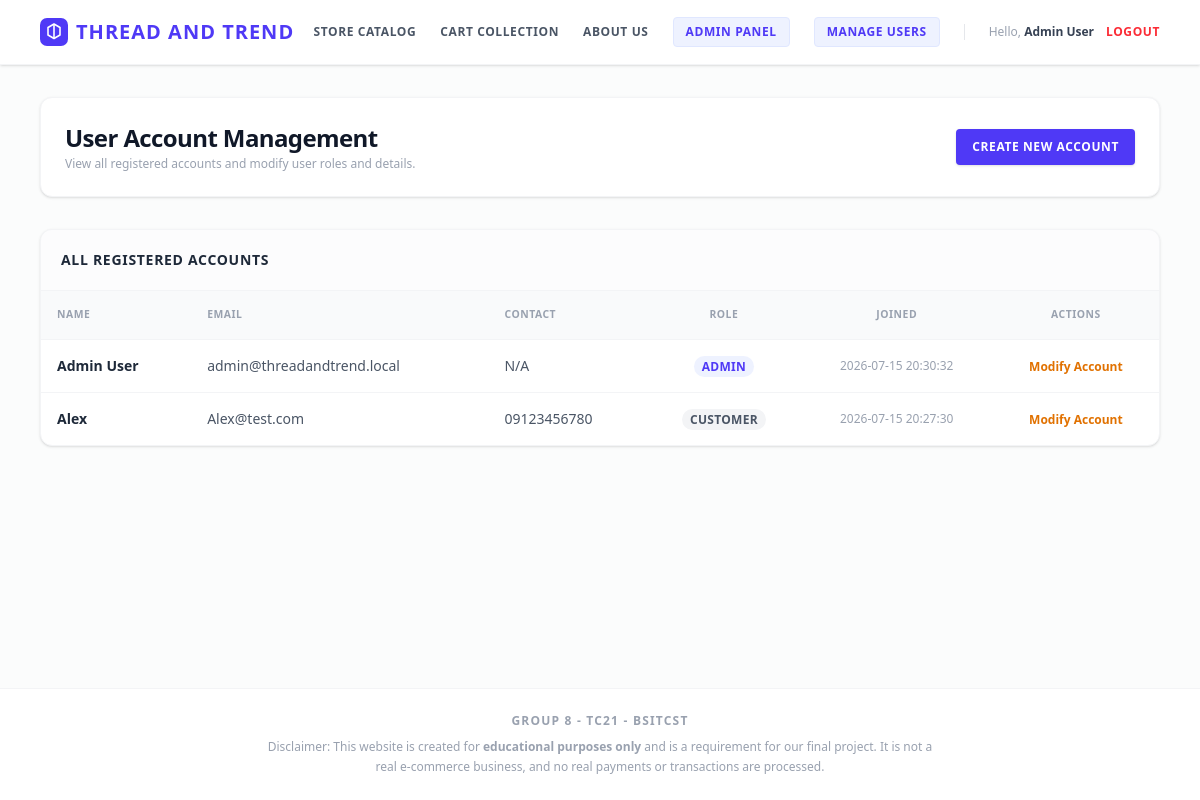
Page /manage_users.php (signed in) on the committed database.
### tables this page shows
CREATE TABLE `users` (
  `id` int(11) NOT NULL,
  `name` varchar(150) NOT NULL,
  `email` varchar(150) NOT NULL,
  `password` varchar(255) NOT NULL,
  `address` text NOT NULL,
  `contact` varchar(50) NOT NULL,
  `role` enum('customer','admin') DEFAULT 'customer',
  `created_at` timestamp NOT NULL DEFAULT current_timestamp()
);

### manage_users.php (the view, shortened to what this page needs)
<?php
include 'header.php';
$users_query = mysqli_query($conn, "SELECT id, name, email, address, contact, role, created_at FROM users ORDER BY created_at DESC");
?>
<div class="space-y-8">
    <div class="flex flex-col sm:flex-row justify-between items-start sm:items-center bg-white p-6 rounded-xl border border-gray-100 shadow-sm gap-4">
        <div>
            <h2 class="text-2xl font-extrabold text-gray-900 tracking-tight">User Account Management</h2>
            <p class="text-xs text-gray-400 mt-0.5">View all registered accounts and modify user roles and details.</p>
        </div>
        <a href="register.php" class="bg-indigo-600 hover:bg-indigo-700 text-white text-xs font-bold uppercase tracking-wider px-4 py-2.5 rounded shadow-sm">Create New Account</a>
    </div>
    <div class="bg-white rounded-xl border border-gray-100 shadow-sm overflow-hidden">
        <div class="p-5 border-b border-gray-100 bg-gray-50/50">
            <h3 class="font-bold text-gray-800 text-sm uppercase tracking-wider text-gray-500">All Registered Accounts</h3>
        </div>
        <div class="overflow-x-auto">
            <table class="w-full text-left border-collapse">
                <thead>
                    <tr class="bg-gray-50 text-gray-400 uppercase font-bold text-xxs tracking-wider border-b border-gray-100">
                        <th class="p-4">Name</th>
                        <th class="p-4">Email</th>
                        <th class="p-4">Contact</th>
                        <th class="p-4 text-center">Role</th>
                        <th class="p-4 text-center">Joined</th>
                        <th class="p-4 text-center">Actions</th>
                    </tr>
                </thead>
                <tbody class="divide-y divide-gray-100 text-sm text-gray-600">
                    <?php while ($u = mysqli_fetch_assoc($users_query)): ?>
                        <tr class="hover:bg-gray-50/25">
                            <td class="p-4 font-semibold text-gray-800"><?= htmlspecialchars($u['name']) ?></td>
                            <td class="p-4"><?= htmlspecialchars($u['email']) ?></td>
                            <td class="p-4"><?= htmlspecialchars($u['contact']) ?></td>
                            <td class="p-4 text-center">
                                <span class="text-xs px-2 py-0.5 rounded-full font-bold uppercase tracking-wide <?= $u['role'] === 'admin' ? 'bg-indigo-50 text-indigo-600' : 'bg-gray-100 text-gray-600' ?>">
                                    <?= htmlspecialchars($u['role']) ?>
                                </span>
                            </td>
                            <td class="p-4 text-center text-xs text-gray-400"><?= htmlspecialchars($u['created_at']) ?></td>
                            <td class="p-4 text-center">
                                <a href="edit_user.php?id=<?= $u['id'] ?>" class="text-xs text-amber-600 font-bold hover:underline">Modify Account</a>
                            </td>
                        </tr>
                    <?php endwhile; ?>
                </tbody>
            </table>
        </div>
    </div>
</div>
<?php include 'footer.php'; ?>

### header.php (style rules this page uses)
.text-xxs { font-size: 0.65rem; }

### rows in the picture
users: name "Admin User", email "admin@threadandtrend.local", contact "N/A", role "ADMIN", created_at "2026-07-15 20:30:32"
users: name "Alex", email "Alex@test.com", contact "09123456780", role "CUSTOMER", created_at "2026-07-15 20:27:30"

### other values in the picture
$_SESSION['name'] "Admin User"
